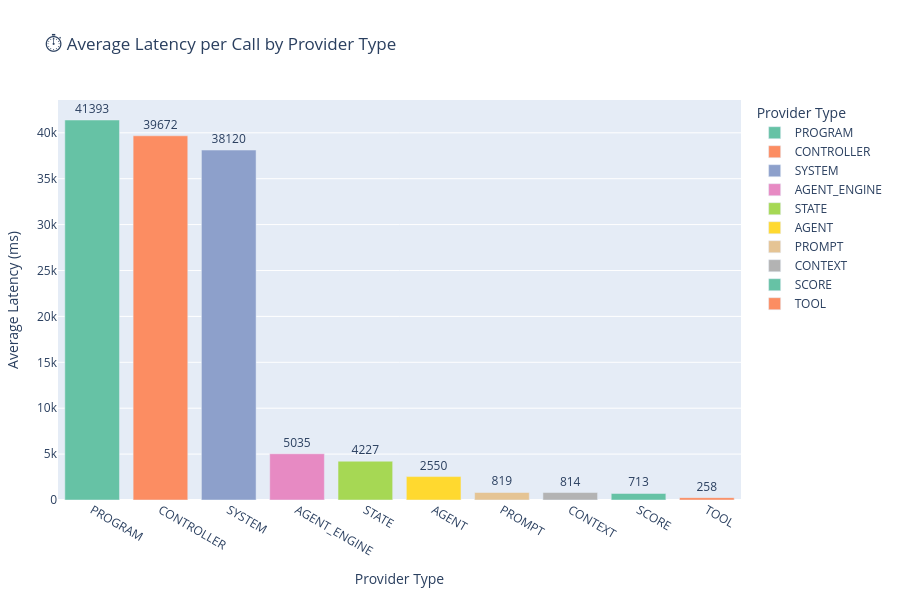

The notebook cell saved with this chart:
### Markdown cell above
### ⏱️ Average Latency per Call by Provider Type

This bar chart displays the **average execution time per invocation** for each `provider_type`, providing a normalized view of performance cost.

#### 🧠 What this code does:
- Groups the log (`df`) by `provider_type`.
- Calculates:
  - **Total latency** (`sum`)
  - **Call count** (`count`)
  - **Average latency per call** (normalized by dividing total by count)
- Rounds the average values to **integers** for cleaner chart labels.
- Renders a **bar chart** with color-coded provider types using a consistent palette.

#### 🔍 What you're observing:
- This view accounts for how frequently a provider is called, exposing **per-call cost**.
- Helpful for spotting **low-frequency but expensive providers** (e.g., `agent_engine`) vs. **high-frequency lightweight tools**.
- Guides decisions around **caching**, **parallelization**, or **refactoring** based on execution efficiency.

Use this alongside total latency charts to balance **frequency** and **impact** across the system.

### Code cell
import plotly.express as px

# Truncate provider_type to the part after the last '.'
df['provider_type'] = df['provider_type'].apply(lambda x: x.split('.')[-1])

# Compute total latency and count
latency_stats = (
    df.groupby("provider_type")["latency_ms"]
    .agg(total_latency="sum", call_count="count")
    .reset_index()
)

# Calculate average latency per call
latency_stats["avg_latency_per_call"] = latency_stats["total_latency"] / latency_stats["call_count"]

# Convert label values to integers for display
latency_stats["avg_latency_label"] = latency_stats["avg_latency_per_call"].round().astype(int)

# Sort for visual clarity
latency_stats = latency_stats.sort_values("avg_latency_per_call", ascending=False)

# Plot
fig = px.bar(
    latency_stats,
    x="provider_type",
    y="avg_latency_per_call",
    text="avg_latency_label",
    title="⏱️ Average Latency per Call by Provider Type",
    labels={"provider_type": "Provider Type", "avg_latency_per_call": "Avg Latency (ms)"},
    color="provider_type",
    color_discrete_sequence=px.colors.qualitative.Set2
)
fig.update_traces(textposition="outside")

# Increase height and adjust margins for better space allocation
fig.update_layout(
    height=600,  # Increase height for more space
    margin=dict(t=100, b=100, l=50, r=50),  # Increase top margin
    xaxis_title="Provider Type", 
    yaxis_title="Average Latency (ms)"
)

fig.show()

### Figure 1 — Plotly figure (JSON) as saved in the notebook; plotly's stock layout.template omitted (floating-point values rounded to 4 significant figures)
{"data": [{"hovertemplate": "Provider Type=%{x}<br>Avg Latency (ms)=%{y}<br>avg_latency_label=%{text}<extra></extra>", "legendgroup": "PROGRAM", "marker": {"color": "rgb(102,194,165)", "pattern": {"shape": ""}}, "name": "PROGRAM", "orientation": "v", "showlegend": true, "text": [41390.0], "textposition": "outside", "type": "bar", "x": ["PROGRAM"], "xaxis": "x", "y": [41390.0], "yaxis": "y"}, {"hovertemplate": "Provider Type=%{x}<br>Avg Latency (ms)=%{y}<br>avg_latency_label=%{text}<extra></extra>", "legendgroup": "CONTROLLER", "marker": {"color": "rgb(252,141,98)", "pattern": {"shape": ""}}, "name": "CONTROLLER", "orientation": "v", "showlegend": true, "text": [39670.0], "textposition": "outside", "type": "bar", "x": ["CONTROLLER"], "xaxis": "x", "y": [39670.0], "yaxis": "y"}, {"hovertemplate": "Provider Type=%{x}<br>Avg Latency (ms)=%{y}<br>avg_latency_label=%{text}<extra></extra>", "legendgroup": "SYSTEM", "marker": {"color": "rgb(141,160,203)", "pattern": {"shape": ""}}, "name": "SYSTEM", "orientation": "v", "showlegend": true, "text": [38120.0], "textposition": "outside", "type": "bar", "x": ["SYSTEM"], "xaxis": "x", "y": [38120.0], "yaxis": "y"}, {"hovertemplate": "Provider Type=%{x}<br>Avg Latency (ms)=%{y}<br>avg_latency_label=%{text}<extra></extra>", "legendgroup": "AGENT_ENGINE", "marker": {"color": "rgb(231,138,195)", "pattern": {"shape": ""}}, "name": "AGENT_ENGINE", "orientation": "v", "showlegend": true, "text": [5035.0], "textposition": "outside", "type": "bar", "x": ["AGENT_ENGINE"], "xaxis": "x", "y": [5035.0], "yaxis": "y"}, {"hovertemplate": "Provider Type=%{x}<br>Avg Latency (ms)=%{y}<br>avg_latency_label=%{text}<extra></extra>", "legendgroup": "STATE", "marker": {"color": "rgb(166,216,84)", "pattern": {"shape": ""}}, "name": "STATE", "orientation": "v", "showlegend": true, "text": [4227.0], "textposition": "outside", "type": "bar", "x": ["STATE"], "xaxis": "x", "y": [4227.0], "yaxis": "y"}, {"hovertemplate": "Provider Type=%{x}<br>Avg Latency (ms)=%{y}<br>avg_latency_label=%{text}<extra></extra>", "legendgroup": "AGENT", "marker": {"color": "rgb(255,217,47)", "pattern": {"shape": ""}}, "name": "AGENT", "orientation": "v", "showlegend": true, "text": [2550.0], "textposition": "outside", "type": "bar", "x": ["AGENT"], "xaxis": "x", "y": [2550.0], "yaxis": "y"}, {"hovertemplate": "Provider Type=%{x}<br>Avg Latency (ms)=%{y}<br>avg_latency_label=%{text}<extra></extra>", "legendgroup": "PROMPT", "marker": {"color": "rgb(229,196,148)", "pattern": {"shape": ""}}, "name": "PROMPT", "orientation": "v", "showlegend": true, "text": [819.0], "textposition": "outside", "type": "bar", "x": ["PROMPT"], "xaxis": "x", "y": [819.0], "yaxis": "y"}, {"hovertemplate": "Provider Type=%{x}<br>Avg Latency (ms)=%{y}<br>avg_latency_label=%{text}<extra></extra>", "legendgroup": "CONTEXT", "marker": {"color": "rgb(179,179,179)", "pattern": {"shape": ""}}, "name": "CONTEXT", "orientation": "v", "showlegend": true, "text": [814.0], "textposition": "outside", "type": "bar", "x": ["CONTEXT"], "xaxis": "x", "y": [814.0], "yaxis": "y"}, {"hovertemplate": "Provider Type=%{x}<br>Avg Latency (ms)=%{y}<br>avg_latency_label=%{text}<extra></extra>", "legendgroup": "SCORE", "marker": {"color": "rgb(102,194,165)", "pattern": {"shape": ""}}, "name": "SCORE", "orientation": "v", "showlegend": true, "text": [713.0], "textposition": "outside", "type": "bar", "x": ["SCORE"], "xaxis": "x", "y": [712.8], "yaxis": "y"}, {"hovertemplate": "Provider Type=%{x}<br>Avg Latency (ms)=%{y}<br>avg_latency_label=%{text}<extra></extra>", "legendgroup": "TOOL", "marker": {"color": "rgb(252,141,98)", "pattern": {"shape": ""}}, "name": "TOOL", "orientation": "v", "showlegend": true, "text": [258.0], "textposition": "outside", "type": "bar", "x": ["TOOL"], "xaxis": "x", "y": [257.6], "yaxis": "y"}], "layout": {"barmode": "relative", "height": 600, "legend": {"title": {"text": "Provider Type"}, "tracegroupgap": 0}, "margin": {"b": 100, "l": 50, "r": 50, "t": 100}, "title": {"text": "⏱️ Average Latency per Call by Provider Type"}, "xaxis": {"anchor": "y", "categoryarray": ["PROGRAM", "CONTROLLER", "SYSTEM", "AGENT_ENGINE", "STATE", "AGENT", "PROMPT", "CONTEXT", "SCORE", "TOOL"], "categoryorder": "array", "domain": [0, 1], "title": {"text": "Provider Type"}}, "yaxis": {"anchor": "x", "domain": [0, 1], "title": {"text": "Average Latency (ms)"}}}}
